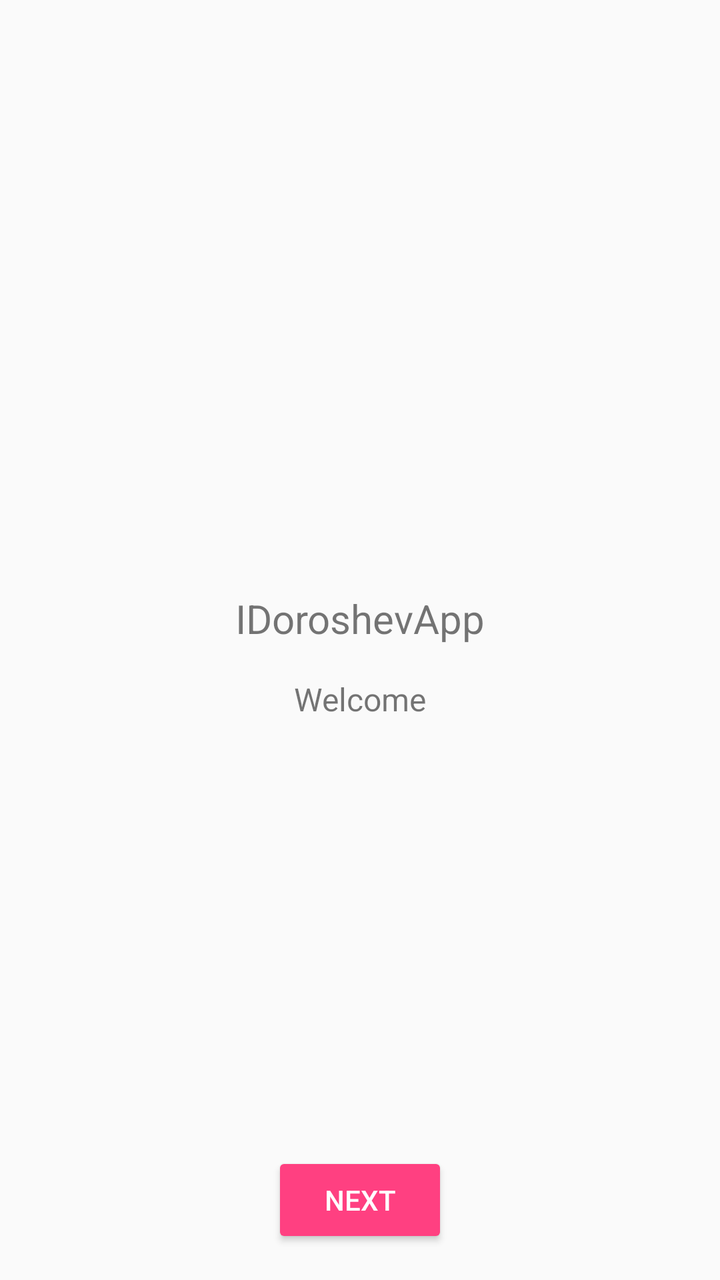
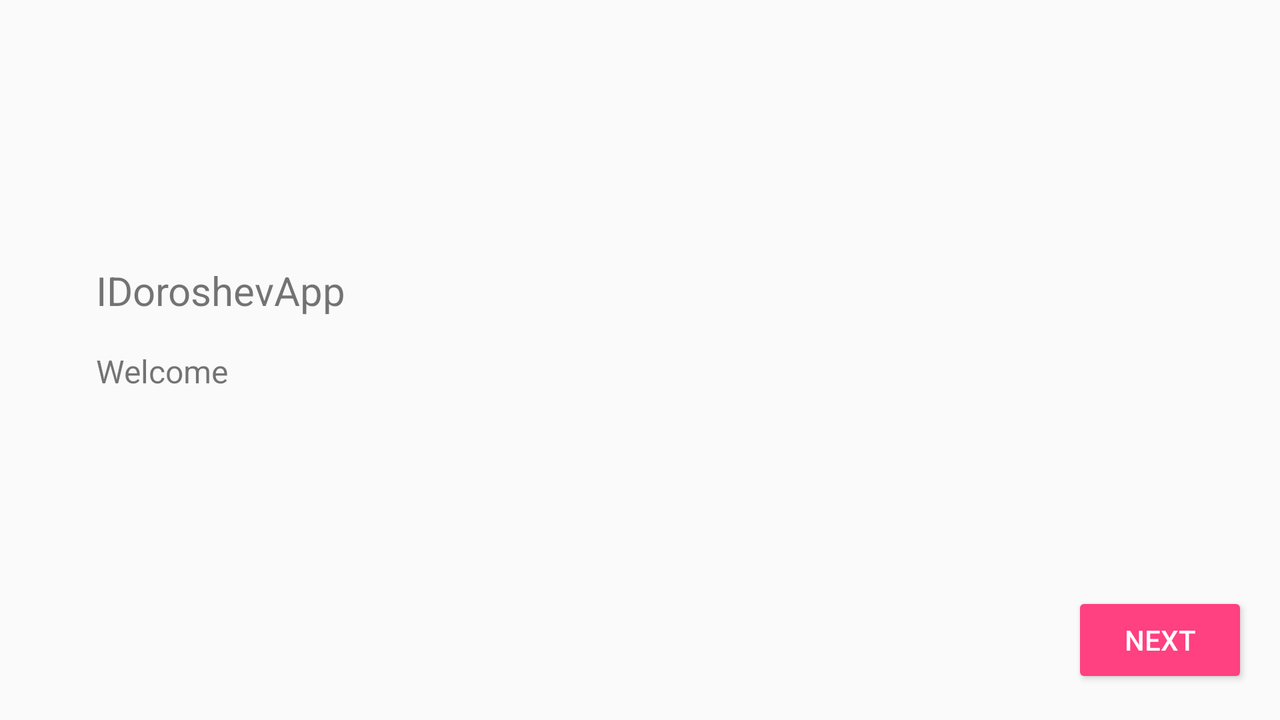

The same Android screen from two of the app's own layout files: first res/layout/ as a phone draws it, then the author's variant for another configuration, drawn on a device whose configuration selects that folder. Both files follow.
<!-- AndroidManifest.xml: application theme AppTheme -->
<!-- res/layout/fragment_welcome.xml -->
<?xml version="1.0" encoding="utf-8"?>
<RelativeLayout
    xmlns:android="http://schemas.android.com/apk/res/android"
    xmlns:app="http://schemas.android.com/apk/res-auto"
    xmlns:tools="http://schemas.android.com/tools"
    android:layout_width="match_parent"
    android:layout_height="match_parent"
    tools:context="com.yandex.android.idoroshevapp.WelcomePageActivity">

    <RelativeLayout
        android:layout_width="match_parent"
        android:layout_height="wrap_content"
        android:layout_centerHorizontal="true"
        android:layout_centerVertical="true">

        <ImageView
            android:id="@+id/imageView"
            android:layout_width="match_parent"
            android:layout_height="wrap_content"
            app:srcCompat="@drawable/circlepic"
            style="@style/CircleImageStyle"
            android:layout_marginBottom="@dimen/std_margin"
            android:layout_centerHorizontal="true"/>


        <TextView
            android:id="@+id/app_name"
            android:layout_width="match_parent"
            android:layout_height="wrap_content"
            android:text="@string/app_name"
            android:gravity="center"
            android:textSize="@dimen/medium_text_size"
            android:layout_marginBottom="@dimen/std_margin"
            android:layout_below="@+id/imageView"/>

        <TextView
            android:layout_width="match_parent"
            android:layout_height="wrap_content"
            android:text="@string/welcome"
            android:gravity="center"
            android:textSize="@dimen/small_text_size"
            android:layout_below="@+id/app_name"/>

    </RelativeLayout>
    <Button
        android:id="@+id/next_button"
        style="@style/NextButtonStyle"
        android:layout_alignParentBottom="true"
        android:layout_centerHorizontal="true"
        android:layout_marginBottom="@dimen/std_margin"/>
</RelativeLayout>
<!-- resources referenced by this layout -->
<resources>
  <dimen name="medium_text_size">20sp</dimen>
  <dimen name="small_text_size">16sp</dimen>
  <dimen name="std_margin">16dp</dimen>
  <string name="app_name">IDoroshevApp</string>
  <string name="welcome">Welcome</string>
  <style name="CircleImageStyle">
          <item name="android:layout_width">152dp</item>
          <item name="android:layout_height">wrap_content</item>
          <item name="android:adjustViewBounds">true</item>
          <item name="android:cropToPadding">true</item>
      </style>
  <style name="NextButtonStyle" parent="Widget.AppCompat.Button.Colored">
          <item name="android:layout_width">wrap_content</item>
          <item name="android:layout_height">wrap_content</item>
          <item name="android:text">@string/next</item>
      </style>
  <style name="AppTheme" parent="Theme.AppCompat.Light.DarkActionBar">
          
          <item name="colorPrimary">@color/colorPrimary</item>
          <item name="colorPrimaryDark">@color/colorPrimaryDark</item>
          <item name="colorAccent">@color/colorAccent</item>
      </style>
  <string name="next">NEXT</string>
  <color name="colorPrimary">#B2DFDB</color>
  <color name="colorPrimaryDark">#00897B</color>
  <color name="colorAccent">#FF4081</color>
</resources>
<!-- res/layout-land/fragment_welcome.xml (the author's variant of the layout above) -->
<!-- drawn on the phone turned sideways -->
<?xml version="1.0" encoding="utf-8"?>
<FrameLayout xmlns:android="http://schemas.android.com/apk/res/android"
             xmlns:app="http://schemas.android.com/apk/res-auto"
             xmlns:tools="http://schemas.android.com/tools"
             android:layout_width="match_parent"
             android:layout_height="match_parent"
             tools:context="com.yandex.android.idoroshevapp.WelcomePageActivity">

    <LinearLayout
        android:layout_width="wrap_content"
        android:layout_height="wrap_content"
        android:layout_gravity="center_vertical"
        android:orientation="horizontal"
        android:layout_marginBottom="@dimen/std_margin"
        android:layout_marginStart="@dimen/big_margin">


        <ImageView
            android:id="@+id/imageView"
            android:layout_width="wrap_content"
            android:layout_height="wrap_content"
            app:srcCompat="@drawable/circlepic"
            style="@style/CircleImageStyle"/>

        <LinearLayout
            android:layout_width="wrap_content"
            android:layout_height="wrap_content"
            android:orientation="vertical"
            android:layout_gravity="center_vertical"
            android:layout_marginStart="@dimen/std_margin"
            >
            <TextView
                android:id="@+id/app_name"
                android:layout_width="wrap_content"
                android:layout_height="wrap_content"
                android:text="@string/app_name"
                android:textSize="@dimen/medium_text_size"
                android:layout_marginBottom="@dimen/std_margin"/>

            <TextView
                android:layout_width="wrap_content"
                android:layout_height="wrap_content"
                android:text="@string/welcome"
                android:textSize="@dimen/small_text_size"/>
        </LinearLayout>

    </LinearLayout>

    <Button
        android:id="@+id/next_button"
        style="@style/NextButtonStyle"
        android:layout_gravity="bottom|end"
        android:layout_marginBottom="@dimen/std_margin"
        android:layout_marginEnd="@dimen/std_margin"/>
</FrameLayout>
<!-- resources referenced by the variant -->
<!-- as the phone turned sideways resolves them -->
<resources>
  <dimen name="big_margin">32dp</dimen>
  <dimen name="medium_text_size">20sp</dimen>
  <dimen name="small_text_size">16sp</dimen>
  <dimen name="std_margin">16dp</dimen>
  <string name="app_name">IDoroshevApp</string>
  <string name="welcome">Welcome</string>
  <style name="CircleImageStyle">
          <item name="android:layout_width">152dp</item>
          <item name="android:layout_height">wrap_content</item>
          <item name="android:adjustViewBounds">true</item>
          <item name="android:cropToPadding">true</item>
      </style>
  <style name="NextButtonStyle" parent="Widget.AppCompat.Button.Colored">
          <item name="android:layout_width">wrap_content</item>
          <item name="android:layout_height">wrap_content</item>
          <item name="android:text">@string/next</item>
      </style>
  <style name="AppTheme" parent="Theme.AppCompat.Light.DarkActionBar">
          
          <item name="colorPrimary">@color/colorPrimary</item>
          <item name="colorPrimaryDark">@color/colorPrimaryDark</item>
          <item name="colorAccent">@color/colorAccent</item>
      </style>
  <string name="next">NEXT</string>
  <color name="colorPrimary">#B2DFDB</color>
  <color name="colorPrimaryDark">#00897B</color>
  <color name="colorAccent">#FF4081</color>
</resources>
